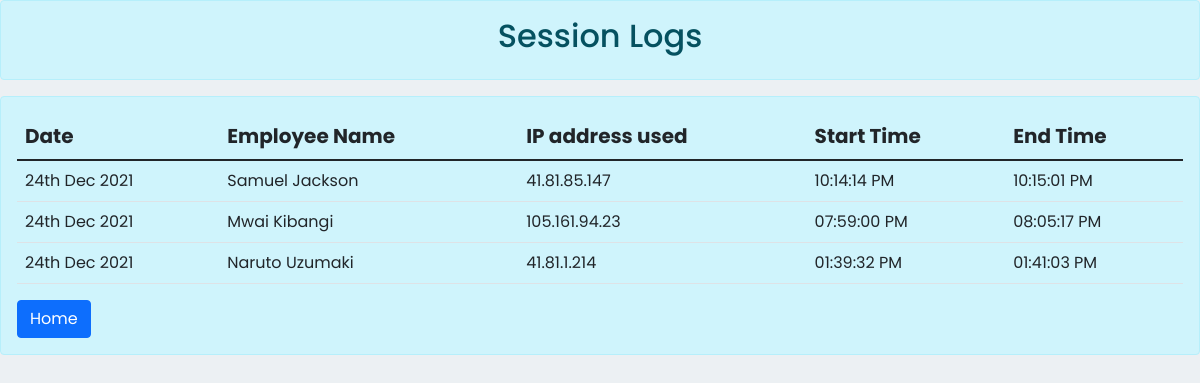
/admin/logs.php (signed in), run on the app's committed database.
### tables this page shows
CREATE TABLE `session` (
  `sessionid` int(20) NOT NULL,
  `employeeid` int(11) NOT NULL,
  `ip` varchar(20) NOT NULL,
  `start` datetime NOT NULL,
  `end` datetime DEFAULT NULL
);

CREATE TABLE `employee` (
  `employeeid` int(11) NOT NULL,
  `firstname` varchar(30) NOT NULL,
  `lastname` varchar(30) NOT NULL,
  `email` varchar(50) NOT NULL,
  `username` varchar(50) NOT NULL
);

### admin/logs.php (the view, shortened to what this page needs)
<?php
include('../dbconn.php');
?>
<!doctype html>
<html>
  <head>
    <?php require_once('../template/admin_head.php'); ?>
  </head>
  <body>
	<div>
			<div class="alert alert-info" ><center><h2>Session Logs</h2></center></div>
		<div class="alert alert-info">
			<table class="table table-hover" style="background-color:;">
				<thead>
				<tr style="font-size:20px;">
					<th>Date</th>
					<th>Employee Name</th>
					<th>IP address used</th>
					<th>Start Time</th>
					<th>End Time</th>
				</tr>
				</thead>
				<?php
					$query = $conn->query("SELECT * FROM `session` LEFT JOIN `employee` ON employee.employeeid=session.employeeid ORDER BY start DESC") or die(mysqli_error());
					while($fetch = $query->fetch_array())
						{
				?>
				<tr>
          <td><?= date("jS M Y", strtotime($fetch['start']));?>
					<td><?= $fetch['firstname'];?>&nbsp;<?= $fetch['lastname'];?></td>
					<td><?= $fetch['ip'];?></td>
					<td><?= date("h:i:s A", strtotime($fetch['start']));?></td>
					<td><?= date("h:i:s A", strtotime($fetch['end']));?></td>
				</tr>
				<?php
					}
				?>
			</table>
			<button type="submit" id='home' class="btn btn-primary" style="align-self:center;">Home</button>
		</div>
	</div>
</body>
</html>

### css/style.css (style rules this page uses)
* { margin: 0; padding: 0; box-sizing: border-box; font-family: 'Poppins', sans-serif }
body { background: #ecf0f3 }

### data on the page
session: start "24th Dec 2021", employeeid.firstname "Samuel", employeeid.lastname "Jackson", ip "41.81.85.147", start "10:14:14 PM", end "10:15:01 PM"
session: start "24th Dec 2021", employeeid.firstname "Mwai", employeeid.lastname "Kibangi", ip "105.161.94.23", start "07:59:00 PM", end "08:05:17 PM"
session: start "24th Dec 2021", employeeid.firstname "Naruto", employeeid.lastname "Uzumaki", ip "41.81.1.214", start "01:39:32 PM", end "01:41:03 PM"
